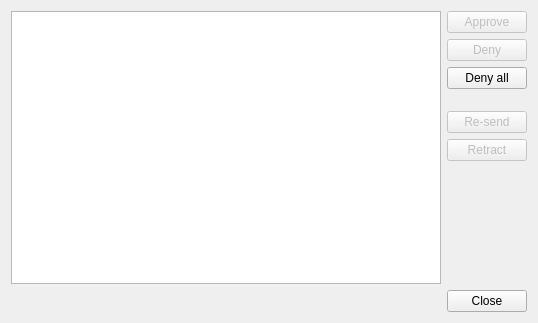
<?xml version="1.0" encoding="UTF-8"?>
<ui version="4.0">
 <class>DlgContactRequests</class>
 <widget class="QDialog" name="DlgContactRequests">
  <property name="geometry">
   <rect>
    <x>0</x>
    <y>0</y>
    <width>538</width>
    <height>323</height>
   </rect>
  </property>
  <property name="windowTitle">
   <string>Contact Requests</string>
  </property>
  <layout class="QVBoxLayout" name="verticalLayout_2">
   <item>
    <layout class="QHBoxLayout" name="horizontalLayout">
     <item>
      <widget class="QTableView" name="requestsView">
       <property name="alternatingRowColors">
        <bool>true</bool>
       </property>
       <property name="selectionBehavior">
        <enum>QAbstractItemView::SelectRows</enum>
       </property>
       <property name="showGrid">
        <bool>false</bool>
       </property>
       <property name="sortingEnabled">
        <bool>true</bool>
       </property>
       <property name="wordWrap">
        <bool>false</bool>
       </property>
       <attribute name="horizontalHeaderHighlightSections">
        <bool>false</bool>
       </attribute>
       <attribute name="verticalHeaderVisible">
        <bool>false</bool>
       </attribute>
      </widget>
     </item>
     <item>
      <layout class="QVBoxLayout" name="verticalLayout">
       <item>
        <widget class="QPushButton" name="btnApprove">
         <property name="enabled">
          <bool>false</bool>
         </property>
         <property name="text">
          <string>Approve</string>
         </property>
        </widget>
       </item>
       <item>
        <widget class="QPushButton" name="btnDeny">
         <property name="enabled">
          <bool>false</bool>
         </property>
         <property name="text">
          <string>Deny</string>
         </property>
        </widget>
       </item>
       <item>
        <widget class="QPushButton" name="btnDenyAll">
         <property name="text">
          <string>Deny all</string>
         </property>
        </widget>
       </item>
       <item>
        <spacer name="verticalSpacer">
         <property name="orientation">
          <enum>Qt::Vertical</enum>
         </property>
         <property name="sizeType">
          <enum>QSizePolicy::Maximum</enum>
         </property>
         <property name="sizeHint" stdset="0">
          <size>
           <width>0</width>
           <height>16</height>
          </size>
         </property>
        </spacer>
       </item>
       <item>
        <widget class="QPushButton" name="btnResend">
         <property name="enabled">
          <bool>false</bool>
         </property>
         <property name="text">
          <string>Re-send</string>
         </property>
        </widget>
       </item>
       <item>
        <widget class="QPushButton" name="btnRetract">
         <property name="enabled">
          <bool>false</bool>
         </property>
         <property name="text">
          <string>Retract</string>
         </property>
        </widget>
       </item>
       <item>
        <spacer name="verticalSpacer_2">
         <property name="orientation">
          <enum>Qt::Vertical</enum>
         </property>
         <property name="sizeHint" stdset="0">
          <size>
           <width>20</width>
           <height>0</height>
          </size>
         </property>
        </spacer>
       </item>
      </layout>
     </item>
    </layout>
   </item>
   <item>
    <widget class="QDialogButtonBox" name="buttonBox">
     <property name="orientation">
      <enum>Qt::Horizontal</enum>
     </property>
     <property name="standardButtons">
      <set>QDialogButtonBox::Close</set>
     </property>
    </widget>
   </item>
  </layout>
 </widget>
 <resources/>
 <connections>
  <connection>
   <sender>buttonBox</sender>
   <signal>accepted()</signal>
   <receiver>DlgContactRequests</receiver>
   <slot>accept()</slot>
   <hints>
    <hint type="sourcelabel">
     <x>224</x>
     <y>340</y>
    </hint>
    <hint type="destinationlabel">
     <x>157</x>
     <y>274</y>
    </hint>
   </hints>
  </connection>
  <connection>
   <sender>buttonBox</sender>
   <signal>rejected()</signal>
   <receiver>DlgContactRequests</receiver>
   <slot>reject()</slot>
   <hints>
    <hint type="sourcelabel">
     <x>292</x>
     <y>346</y>
    </hint>
    <hint type="destinationlabel">
     <x>286</x>
     <y>274</y>
    </hint>
   </hints>
  </connection>
 </connections>
</ui>
